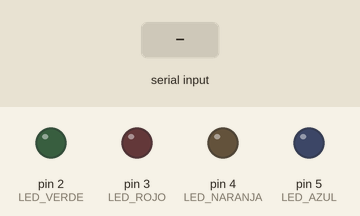
A sketch run on a simulated Arduino Uno, built with avr-gcc and run on an emulated ATmega328P. Shown: output pins drawn as LEDs (lit = HIGH). The test bench sets the inputs (shaded band). What the sketch prints to the serial monitor is not drawn.

Above: at 1.2 s.
1.3 s: "5\n" received over the second serial link
At 2.5 s:
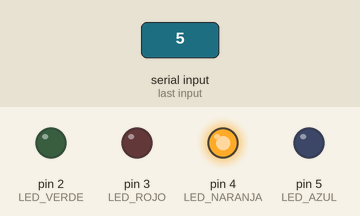
Timing chart, 0 to 4.3 s (numbered marks = the images above; inputs shaded):
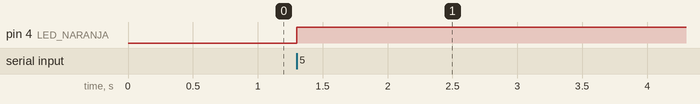

The sketch:

controlBT.ino
```cpp
#include <SoftwareSerial.h>

SoftwareSerial miBT(10, 11);   //Instancia la conexion al bluetooth - PIN 10 a TX y PIN 11 a RX

int LED_VERDE = 2;
int LED_ROJO = 3;
int LED_NARANJA = 4;
int LED_AZUL = 5;


long int LED_VERDE_ON = 1;
long int LED_VERDE_OFF = 2;
long int LED_ROJO_ON = 3;
long int LED_ROJO_OFF = 4;
long int LED_NARANJA_ON = 5;
long int LED_NARANJA_OFF = 6;
long int LED_AZUL_ON = 7;
long int LED_AZUL_OFF = 8;

void setup()
{
  pinMode(LED_VERDE, OUTPUT);
  pinMode(LED_ROJO, OUTPUT);
  pinMode(LED_NARANJA, OUTPUT);
  pinMode(LED_AZUL, OUTPUT);

  digitalWrite(LED_VERDE, LOW);
  digitalWrite(LED_ROJO, LOW);
  digitalWrite(LED_NARANJA, LOW);
  digitalWrite(LED_AZUL, LOW);

  Serial.begin(9600); //Inicia la comunicación en el monitor serial a 9600 Baudios
  miBT.begin(9600); // inicialmente la comunicacion serial a 9600 Baudios (velocidad de convencional)

  Serial.println("Módulo conectado");
}

void loop()
{
    if(miBT.available() > 0){

      long data;

      data = miBT.parseInt();

      //BEGIN LED_VERDE
      if(data == LED_VERDE_ON){
        digitalWrite(LED_VERDE, HIGH);
        delay(100);
      }
      if(data == LED_VERDE_OFF){
        digitalWrite(LED_VERDE, LOW);
        delay(100);
      }
      //END

      //BEGIN LED_ROJO
      if(data == LED_ROJO_ON){
        digitalWrite(LED_ROJO, HIGH);
        delay(100);
      }
      if(data == LED_ROJO_OFF){
        digitalWrite(LED_ROJO, LOW);
        delay(100);
      }
      //END LED_ROJO

      //BEGIN LED_NARANJA
      if(data == LED_NARANJA_ON){
        digitalWrite(LED_NARANJA, HIGH);
        delay(100);
      }
      if(data == LED_NARANJA_OFF){
        digitalWrite(LED_NARANJA, LOW);
        delay(100);
      }
      //END LED_NARANJA

      //BEGIN LED_AZUL
      if(data == LED_AZUL_ON){
        digitalWrite(LED_AZUL, HIGH);
        delay(100);
      }
      if(data == LED_AZUL_OFF){
        digitalWrite(LED_AZUL, LOW);
        delay(100);
      }
      //END LED_AZUL
    }
}
```

Measured:
- after the input at 1.3 s, pin 4 (LED_NARANJA): LOW → HIGH at once
